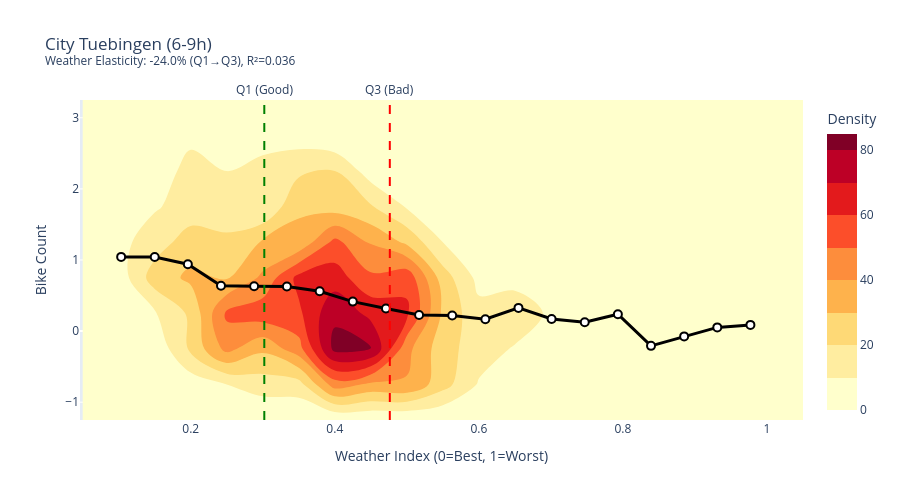

Source (notebook cell):
### Code cell
# Scatter plot: Bike counts vs Weather Index
fig = plot_weather_index_scatter(
    df, 
    title=display_name,
    hour_range=(6, 9),
    weekdays_only=True
)
fig.show()

### Figure 1 — Plotly figure (JSON) as saved in the notebook; plotly's stock layout.template omitted (floating-point values rounded to 4 significant figures; data arrays with more than 128 entries replaced by an {"elided": "..."} marker saying what was removed)
{"data": [{"colorbar": {"title": {"text": "Density"}}, "colorscale": [[0, "rgb(255,255,204)"], [0.125, "rgb(255,237,160)"], [0.25, "rgb(254,217,118)"], [0.375, "rgb(254,178,76)"], [0.5, "rgb(253,141,60)"], [0.625, "rgb(252,78,42)"], [0.75, "rgb(227,26,28)"], [0.875, "rgb(189,0,38)"], [1, "rgb(128,0,38)"]], "contours": {"showlines": false}, "name": "Density", "showscale": true, "type": "histogram2dcontour", "x": {"elided": "2084 float values"}, "y": {"elided": "2084 float values"}}, {"line": {"color": "black", "width": 3}, "marker": {"color": "white", "line": {"color": "black", "width": 2}, "size": 8}, "mode": "lines+markers", "name": "Mean Bike Count", "type": "scatter", "x": [0.1034, 0.15, 0.196, 0.242, 0.288, 0.3335, 0.379, 0.425, 0.471, 0.517, 0.563, 0.609, 0.655, 0.701, 0.747, 0.793, 0.839, 0.885, 0.931, 0.977], "y": [1.044, 1.041, 0.9405, 0.6382, 0.6305, 0.6277, 0.5598, 0.4149, 0.319, 0.2274, 0.2197, 0.1664, 0.3265, 0.1698, 0.1253, 0.237, -0.2074, -0.0741, 0.05238, 0.08722]}], "layout": {"annotations": [{"showarrow": false, "text": "Q1 (Good)", "x": 0.3021, "xanchor": "center", "xref": "x", "y": 1, "yanchor": "bottom", "yref": "y domain"}, {"showarrow": false, "text": "Q3 (Bad)", "x": 0.4764, "xanchor": "center", "xref": "x", "y": 1, "yanchor": "bottom", "yref": "y domain"}], "height": 500, "legend": {"x": 0.99, "xanchor": "right", "y": 0.99, "yanchor": "top"}, "shapes": [{"line": {"color": "green", "dash": "dash"}, "type": "line", "x0": 0.3021, "x1": 0.3021, "xref": "x", "y0": 0, "y1": 1, "yref": "y domain"}, {"line": {"color": "red", "dash": "dash"}, "type": "line", "x0": 0.4764, "x1": 0.4764, "xref": "x", "y0": 0, "y1": 1, "yref": "y domain"}], "title": {"text": "City Tuebingen (6-9h)<br><sup>Weather Elasticity: -24.0% (Q1→Q3), R²=0.036</sup>"}, "xaxis": {"title": {"text": "Weather Index (0=Best, 1=Worst)"}}, "yaxis": {"title": {"text": "Bike Count"}}}}
